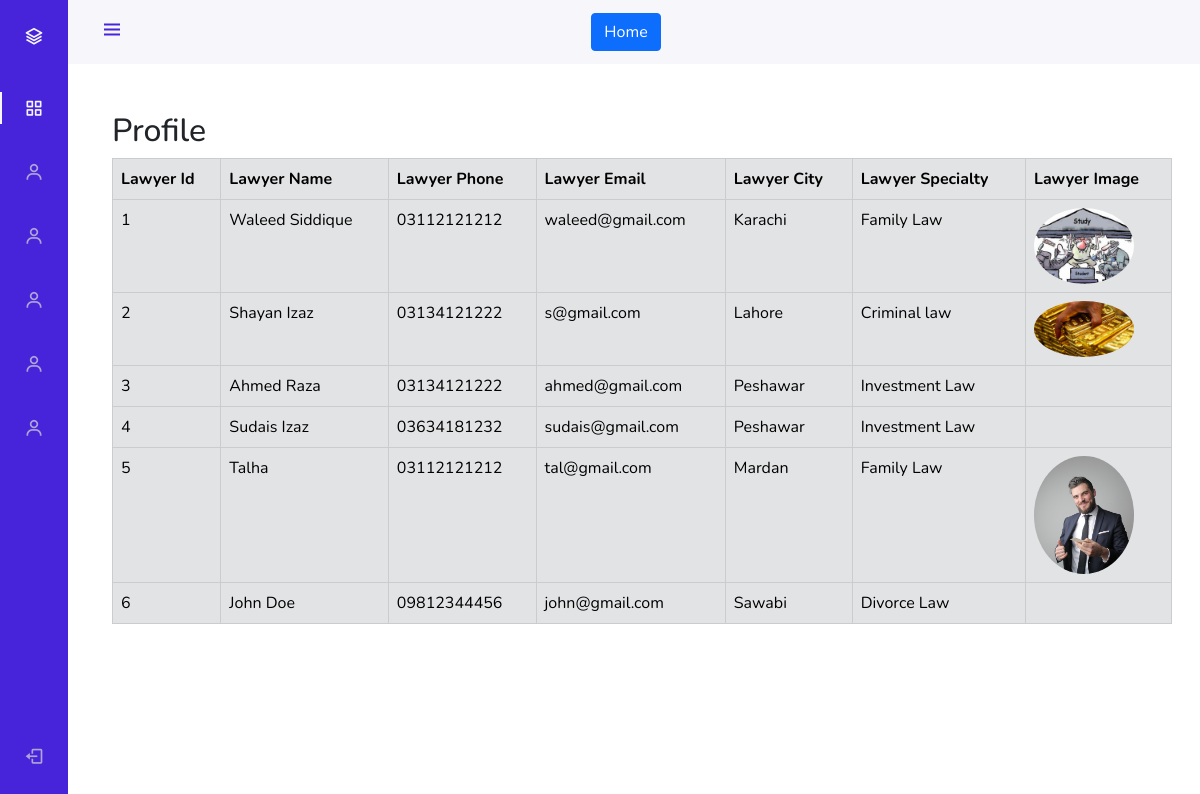
Screenshot of /Admin/lawyers.php (signed in) with the database file from the repository.
### tables this page shows
CREATE TABLE `lawyers` (
  `lawyer_id` int(11) NOT NULL,
  `lawyer_name` varchar(111) NOT NULL,
  `lawyer_email` varchar(111) NOT NULL,
  `lawyer_phone` varchar(13) NOT NULL,
  `laywer_password` varchar(222) NOT NULL,
  `lawyer_specialty` int(11) NOT NULL,
  `lawyer_city` int(11) NOT NULL,
  `lawyer_image` varchar(111) NOT NULL,
  `role` varchar(111) NOT NULL
);

CREATE TABLE `city` (
  `city_id` int(11) NOT NULL,
  `city` varchar(111) NOT NULL
);

CREATE TABLE `specialty` (
  `specialty_id` int(11) NOT NULL,
  `specialty` varchar(111) NOT NULL
);

### Admin/lawyers.php (the view, shortened to what this page needs)
<?php
if ($_SESSION['login'] == TRUE and $_SESSION['admin_status'] == 'active') {
?>
    <!DOCTYPE html>
    <html lang="en">
    <head>
    </head>
    <body>
        <?php
        include "header.php";
        ?>
        <div class="container pt-5">
            <div class="row">
                <div class="col-md-12">
                    <h2>Profile</h2>
                    <?php
                    $sql = "SELECT * FROM lawyers
                             LEFT JOIN city ON lawyers.lawyer_city = city.city_id
                             LEFT JOIN specialty ON lawyers.lawyer_specialty = specialty.specialty_id";
                    $query = mysqli_query($conn, $sql);
                    if (mysqli_num_rows($query) > 0) {
                    ?>
                        <table class="table table-secondary table-bordered">
                            <thead>
                                <tr>
                                    <th>Lawyer Id</th>
                                    <th>Lawyer Name</th>
                                    <th>Lawyer Phone</th>
                                    <th>Lawyer Email</th>
                                    <th>Lawyer City</th>
                                    <th>Lawyer Specialty</th>
                                    <th>Lawyer Image</th>
                                </tr>
                            </thead>
                            <?php
                            while ($row = mysqli_fetch_assoc($query)) {
                            ?>
                                <tbody>
                                    <tr>
                                        <td><?php echo $row['lawyer_id'] ?></td>
                                        <td><?php echo $row['lawyer_name'] ?></td>
                                        <td><?php echo $row['lawyer_phone'] ?></td>
                                        <td><?php echo $row['lawyer_email'] ?></td>
                                        <td><?php echo $row['city'] ?></td>
                                        <td><?php echo $row['specialty'] ?></td>
                                        <td>
                                            <img src="../Admin/upload/<?php echo $row['lawyer_image'] ?>" alt="" style="width: 100px; border-radius: 50%;" >
                                        </td>
                                    </tr>
                                </tbody>
                            <?php } ?>
                        </table>
                    <?php
                    }
                    ?>
                </div>
            </div>
        </div>
    </body>
    </html>
<?php
} else {
    header("Location: ../login.php");
}
?>

### Admin/dashboard.css (style rules this page uses)
:root { --header-height: 3rem;--nav-width: 68px;--first-color: #4723D9;--first-color-light: #AFA5D9;--white-color: #F7F6FB;--body-font: 'Nunito', sans-serif;--normal-font-size: 1rem;--z-fixed: 100 }
*,::before,::after { box-sizing: border-box }
body { position: relative;margin: var(--header-height) 0 0 0;padding: 0 1rem;font-family: var(--body-font);font-size: var(--normal-font-size);transition: .5s }
@media screen and (min-width: 768px) { body { margin: calc(var(--header-height) + 1rem) 0 0 0;padding-left: calc(var(--nav-width) + 2rem) } }

### rows the page displays
lawyers: lawyer_id "1", lawyer_name "Waleed Siddique", lawyer_phone "03112121212", lawyer_email "waleed@gmail.com", city.city "Karachi", specialty.specialty "Family Law", lawyer_image (picture)
lawyers: lawyer_id "2", lawyer_name "Shayan Izaz", lawyer_phone "03134121222", lawyer_email "s@gmail.com", city.city "Lahore", specialty.specialty "Criminal law", lawyer_image (picture)
lawyers: lawyer_id "3", lawyer_name "Ahmed Raza", lawyer_phone "03134121222", lawyer_email "ahmed@gmail.com", city.city "Peshawar", specialty.specialty "Investment Law"
lawyers: lawyer_id "4", lawyer_name "Sudais Izaz", lawyer_phone "03634181232", lawyer_email "sudais@gmail.com", city.city "Peshawar", specialty.specialty "Investment Law"
lawyers: lawyer_id "5", lawyer_name "Talha", lawyer_phone "03112121212", lawyer_email "tal@gmail.com", city.city "Mardan", specialty.specialty "Family Law", lawyer_image (picture)
lawyers: lawyer_id "6", lawyer_name "John Doe", lawyer_phone "09812344456", lawyer_email "john@gmail.com", city.city "Sawabi", specialty.specialty "Divorce Law"
